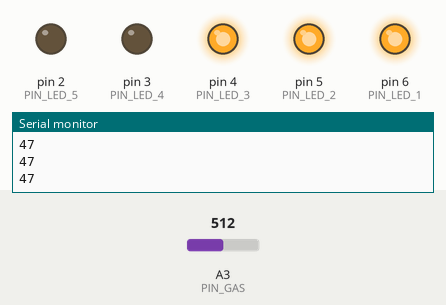
This sketch was run on a simulated Arduino Uno, built with avr-gcc and run on an emulated ATmega328P. Parts: output pins drawn as LEDs (lit = HIGH), the last lines printed to the serial monitor. The inputs (shaded band) are chosen by the test bench; at power-on: A3 (PIN_GAS) = 512.

Above: at 1.2 s.
1.3 s: A3 (PIN_GAS) set to 556
2.8 s: A3 (PIN_GAS) set to 577
At 3.3 s:
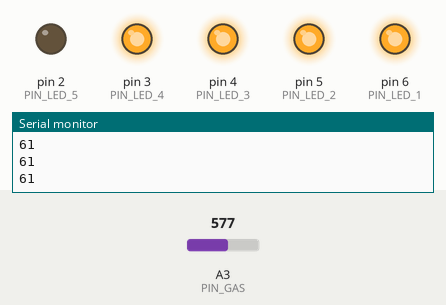
4.3 s: A3 (PIN_GAS) set to 647
5.8 s: A3 (PIN_GAS) set to 678
At 6.9 s:
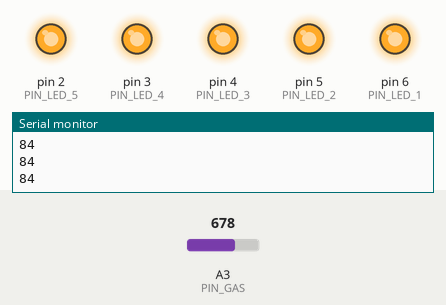
7.3 s: A3 (PIN_GAS) set to 306
At 7.8 s:
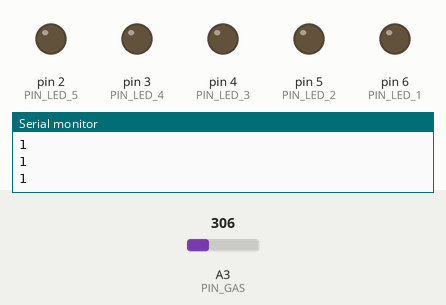
8.8 s: A3 (PIN_GAS) set to 380
10.3 s: A3 (PIN_GAS) set to 400
At 11.5 s:
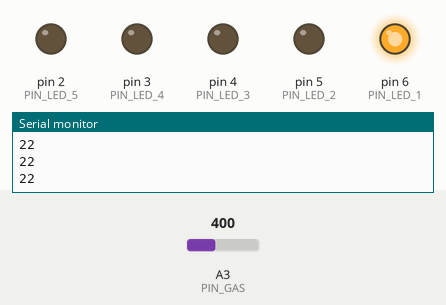
Timing chart, 0 to 12.8 s (numbered marks = the images above; inputs shaded):
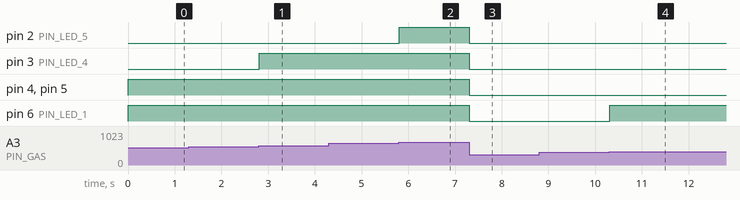

Measured:
- the behaviour switches between 569 and 570 on A3 (PIN_GAS) (found by bisection; images 0 and 1)
- the behaviour switches between 659 and 660 on A3 (PIN_GAS) (found by bisection; images 1 and 2)
- the behaviour switches between 389 and 390 on A3 (PIN_GAS) (found by bisection; images 3 and 4)
- after the input at 2.8 s, pin 3 (PIN_LED_4): LOW → HIGH at once
- after the input at 5.8 s, pin 2 (PIN_LED_5): LOW → HIGH at once
- after the input at 7.3 s, pin 2 (PIN_LED_5), pin 3 (PIN_LED_4), pin 4 (PIN_LED_3), pin 5 (PIN_LED_2), pin 6 (PIN_LED_1): HIGH → LOW at once
- after the input at 10.3 s, pin 6 (PIN_LED_1): LOW → HIGH at once

The sketch:

smoke_sensor1.ino
```cpp
#define PIN_LED_1 	6
#define PIN_LED_2 	5
#define PIN_LED_3 	4
#define PIN_LED_4 	3
#define PIN_LED_5 	2
#define PIN_GAS 	A3

// the setup routine runs once when you press reset:
void setup() {
  // initialize the digital pin as an output.
  pinMode(PIN_LED_1, OUTPUT);
  pinMode(PIN_LED_2, OUTPUT);
  pinMode(PIN_LED_3, OUTPUT);
  pinMode(PIN_LED_4, OUTPUT);
  pinMode(PIN_LED_5, OUTPUT);
  Serial.begin(9600);
}

// the loop routine runs over and over again forever:
void loop() {


  int value = map(analogRead(PIN_GAS), 300, 750, 0, 100);
  digitalWrite(PIN_LED_1, value >= 20 ? HIGH : LOW);
  digitalWrite(PIN_LED_2, value >= 30 ? HIGH : LOW);
  digitalWrite(PIN_LED_3, value >= 40 ? HIGH : LOW);
  digitalWrite(PIN_LED_4, value >= 60 ? HIGH : LOW);
  digitalWrite(PIN_LED_5, value >= 80 ? HIGH : LOW);
  Serial.println(value);
  delay(10); // wait for a quarter second
}
```
